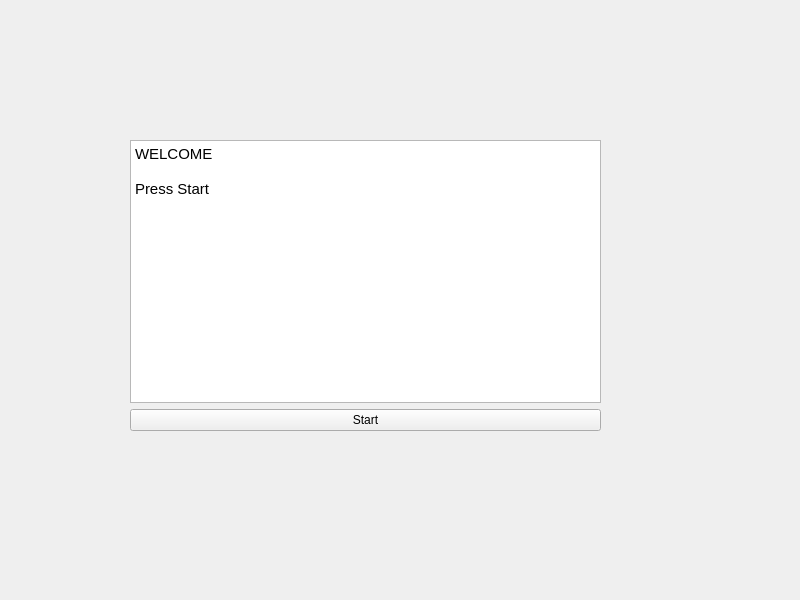
<?xml version="1.0" encoding="UTF-8"?>
<ui version="4.0">
 <class>MainWindow</class>
 <widget class="QMainWindow" name="MainWindow">
  <property name="geometry">
   <rect>
    <x>0</x>
    <y>0</y>
    <width>800</width>
    <height>600</height>
   </rect>
  </property>
  <property name="windowTitle">
   <string>MainWindow</string>
  </property>
  <widget class="QWidget" name="centralwidget">
   <widget class="QWidget" name="verticalLayoutWidget">
    <property name="geometry">
     <rect>
      <x>10</x>
      <y>10</y>
      <width>771</width>
      <height>571</height>
     </rect>
    </property>
    <layout class="QVBoxLayout" name="verticalLayout">
     <item>
      <widget class="QStackedWidget" name="stack">
       <widget class="QWidget" name="welcomePage">
        <widget class="QWidget" name="verticalLayoutWidget_2">
         <property name="geometry">
          <rect>
           <x>120</x>
           <y>130</y>
           <width>471</width>
           <height>291</height>
          </rect>
         </property>
         <layout class="QVBoxLayout" name="verticalLayout_2">
          <item>
           <widget class="QTextEdit" name="textEdit">
            <property name="readOnly">
             <bool>true</bool>
            </property>
            <property name="html">
             <string>&lt;!DOCTYPE HTML PUBLIC &quot;-//W3C//DTD HTML 4.0//EN&quot; &quot;http://www.w3.org/TR/REC-html40/strict.dtd&quot;&gt;
&lt;html&gt;&lt;head&gt;&lt;meta name=&quot;qrichtext&quot; content=&quot;1&quot; /&gt;&lt;style type=&quot;text/css&quot;&gt;
p, li { white-space: pre-wrap; }
&lt;/style&gt;&lt;/head&gt;&lt;body style=&quot; font-family:'Ubuntu'; font-size:11pt; font-weight:400; font-style:normal;&quot;&gt;
&lt;p style=&quot; margin-top:0px; margin-bottom:0px; margin-left:0px; margin-right:0px; -qt-block-indent:0; text-indent:0px;&quot;&gt;WELCOME&lt;br /&gt;&lt;/p&gt;
&lt;p style=&quot; margin-top:0px; margin-bottom:0px; margin-left:0px; margin-right:0px; -qt-block-indent:0; text-indent:0px;&quot;&gt;Press Start&lt;/p&gt;
&lt;p style=&quot;-qt-paragraph-type:empty; margin-top:0px; margin-bottom:0px; margin-left:0px; margin-right:0px; -qt-block-indent:0; text-indent:0px;&quot;&gt;&lt;br /&gt;&lt;/p&gt;&lt;/body&gt;&lt;/html&gt;</string>
            </property>
           </widget>
          </item>
          <item>
           <widget class="QPushButton" name="btnStart">
            <property name="text">
             <string>Start</string>
            </property>
           </widget>
          </item>
         </layout>
        </widget>
       </widget>
       <widget class="QWidget" name="dataStructureScreen">
        <widget class="QLabel" name="label">
         <property name="geometry">
          <rect>
           <x>240</x>
           <y>200</y>
           <width>211</width>
           <height>121</height>
          </rect>
         </property>
         <property name="text">
          <string>Data Structure will appair here</string>
         </property>
        </widget>
       </widget>
      </widget>
     </item>
    </layout>
   </widget>
  </widget>
 </widget>
 <resources/>
 <connections/>
</ui>
